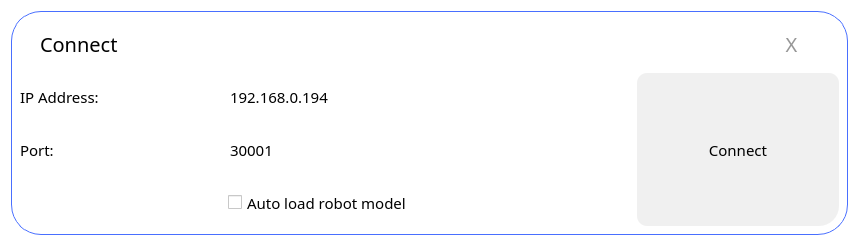
<?xml version="1.0" encoding="UTF-8"?>
<ui version="4.0">
 <class>ConnectDialog</class>
 <widget class="QDialog" name="ConnectDialog">
  <property name="geometry">
   <rect>
    <x>0</x>
    <y>0</y>
    <width>859</width>
    <height>246</height>
   </rect>
  </property>
  <property name="font">
   <font>
    <family>Alibaba PuHuiTi 3.0</family>
    <pointsize>11</pointsize>
    <italic>false</italic>
    <bold>false</bold>
   </font>
  </property>
  <property name="windowTitle">
   <string>Connect To Robot</string>
  </property>
  <property name="styleSheet">
   <string notr="true">font: 11pt &quot;Alibaba PuHuiTi 3.0&quot;;
background-color: rgb(255, 255, 255);</string>
  </property>
  <layout class="QGridLayout" name="gridLayout">
   <item row="0" column="1">
    <widget class="QWidget" name="widget" native="true">
     <property name="styleSheet">
      <string notr="true">.QWidget {
	font: 11pt &quot;Alibaba PuHuiTi 3.0&quot;;
   background-color: white;
   border-radius: 30px;
   border: 1px solid #496FFF;
}</string>
     </property>
     <layout class="QGridLayout" name="gridLayout_2" rowstretch="1,1,1,1" columnstretch="2,4,2">
      <item row="0" column="0" colspan="3">
       <layout class="QHBoxLayout" name="horizontalLayout" stretch="3,10,1">
        <property name="leftMargin">
         <number>20</number>
        </property>
        <property name="rightMargin">
         <number>20</number>
        </property>
        <item>
         <widget class="QLabel" name="label_3">
          <property name="font">
           <font>
            <family>Alibaba PuHuiTi 3.0</family>
            <pointsize>15</pointsize>
            <italic>false</italic>
            <bold>false</bold>
           </font>
          </property>
          <property name="styleSheet">
           <string notr="true">QLabel {
    	font: 15pt &quot;Alibaba PuHuiTi 3.0&quot;;
}</string>
          </property>
          <property name="text">
           <string>Connect</string>
          </property>
         </widget>
        </item>
        <item>
         <spacer name="horizontalSpacer">
          <property name="orientation">
           <enum>Qt::Horizontal</enum>
          </property>
          <property name="sizeHint" stdset="0">
           <size>
            <width>40</width>
            <height>20</height>
           </size>
          </property>
         </spacer>
        </item>
        <item>
         <widget class="QPushButton" name="exitButton">
          <property name="sizePolicy">
           <sizepolicy hsizetype="Preferred" vsizetype="Preferred">
            <horstretch>0</horstretch>
            <verstretch>0</verstretch>
           </sizepolicy>
          </property>
          <property name="font">
           <font>
            <family>Alibaba PuHuiTi 3.0</family>
            <pointsize>15</pointsize>
            <italic>false</italic>
            <bold>false</bold>
           </font>
          </property>
          <property name="styleSheet">
           <string notr="true">QPushButton {
    font: 15pt &quot;Alibaba PuHuiTi 3.0&quot;;

	border: 0px solid #D8D8D8;
	border-radius: 40px;
	color: #979797;
}

QPushButton:hover {
	background-color: #496FFF;
	color: white;
}

QPushButton:pressed, QPushButton:checked {
	color: red;
}
</string>
          </property>
          <property name="text">
           <string>X</string>
          </property>
         </widget>
        </item>
       </layout>
      </item>
      <item row="1" column="0">
       <widget class="QLabel" name="label">
        <property name="sizePolicy">
         <sizepolicy hsizetype="Preferred" vsizetype="Preferred">
          <horstretch>0</horstretch>
          <verstretch>0</verstretch>
         </sizepolicy>
        </property>
        <property name="text">
         <string>IP Address:</string>
        </property>
        <property name="margin">
         <number>0</number>
        </property>
       </widget>
      </item>
      <item row="1" column="1">
       <widget class="QLineEdit" name="ipAddressEdit">
        <property name="sizePolicy">
         <sizepolicy hsizetype="Preferred" vsizetype="Preferred">
          <horstretch>0</horstretch>
          <verstretch>0</verstretch>
         </sizepolicy>
        </property>
        <property name="styleSheet">
         <string notr="true">QLineEdit {
	border-radius: 5px;
}</string>
        </property>
        <property name="text">
         <string>192.168.0.194</string>
        </property>
       </widget>
      </item>
      <item row="1" column="2" rowspan="3">
       <widget class="QPushButton" name="connectButton">
        <property name="sizePolicy">
         <sizepolicy hsizetype="Preferred" vsizetype="Preferred">
          <horstretch>0</horstretch>
          <verstretch>0</verstretch>
         </sizepolicy>
        </property>
        <property name="styleSheet">
         <string notr="true">QPushButton {
    border-top-right-radius: 10px;
    border-top-left-radius: 10px;
    border-bottom-left-radius: 10px;
    border-bottom-right-radius: 20px;

	background-color: #F0F0F0;
	border: 0px solid #D8D8D8;
	color: #000000;
}

QPushButton:hover {
	background-color: #496FFF;
	color: white;
}

QPushButton:pressed, QPushButton:checked {
	color: red;
}</string>
        </property>
        <property name="text">
         <string>Connect</string>
        </property>
       </widget>
      </item>
      <item row="2" column="0">
       <widget class="QLabel" name="label_2">
        <property name="sizePolicy">
         <sizepolicy hsizetype="Preferred" vsizetype="Preferred">
          <horstretch>0</horstretch>
          <verstretch>0</verstretch>
         </sizepolicy>
        </property>
        <property name="text">
         <string>Port:</string>
        </property>
       </widget>
      </item>
      <item row="2" column="1">
       <widget class="QLineEdit" name="portEdit">
        <property name="sizePolicy">
         <sizepolicy hsizetype="Preferred" vsizetype="Preferred">
          <horstretch>0</horstretch>
          <verstretch>0</verstretch>
         </sizepolicy>
        </property>
        <property name="styleSheet">
         <string notr="true">QLineEdit {
	border-radius: 5px;
}</string>
        </property>
        <property name="text">
         <string>30001</string>
        </property>
       </widget>
      </item>
      <item row="3" column="0">
       <spacer name="horizontalSpacer_2">
        <property name="orientation">
         <enum>Qt::Horizontal</enum>
        </property>
        <property name="sizeHint" stdset="0">
         <size>
          <width>200</width>
          <height>20</height>
         </size>
        </property>
       </spacer>
      </item>
      <item row="3" column="1">
       <widget class="QCheckBox" name="autoLoadCheck">
        <property name="sizePolicy">
         <sizepolicy hsizetype="Preferred" vsizetype="Preferred">
          <horstretch>0</horstretch>
          <verstretch>0</verstretch>
         </sizepolicy>
        </property>
        <property name="text">
         <string>Auto load robot model</string>
        </property>
       </widget>
      </item>
     </layout>
    </widget>
   </item>
  </layout>
 </widget>
 <resources/>
 <connections/>
</ui>
